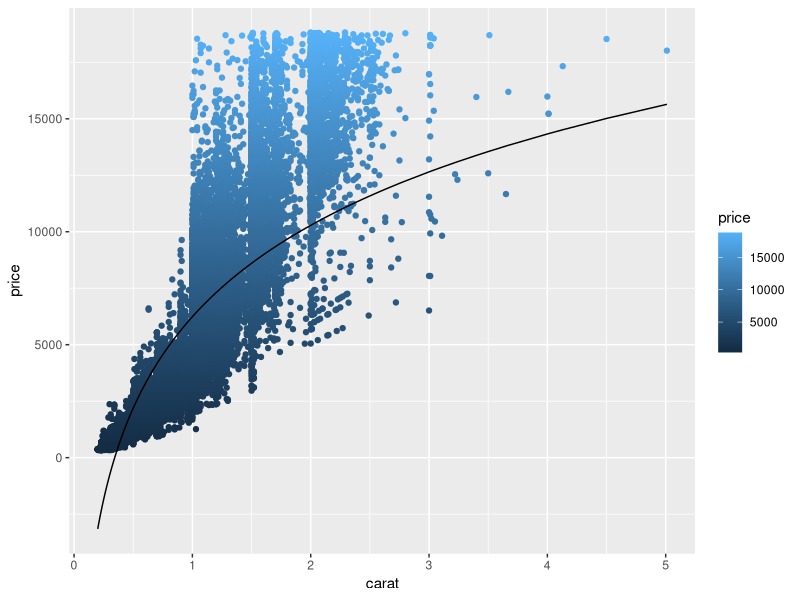

The R script that drew this image:
## ---- chunk 1
knitr::opts_chunk$set(echo = TRUE)
## ---- chunk 2
library('ggplot2')
?diamonds
## ---- chunk 3
levels(diamonds$cut)
diamonds$predictLine <- predict(lm(price ~ log(carat), data = diamonds))
ggplot(data = diamonds, aes(x = carat, y = price)) + 
  geom_point(aes(color = price)) +
  geom_line(aes(y = predictLine))
